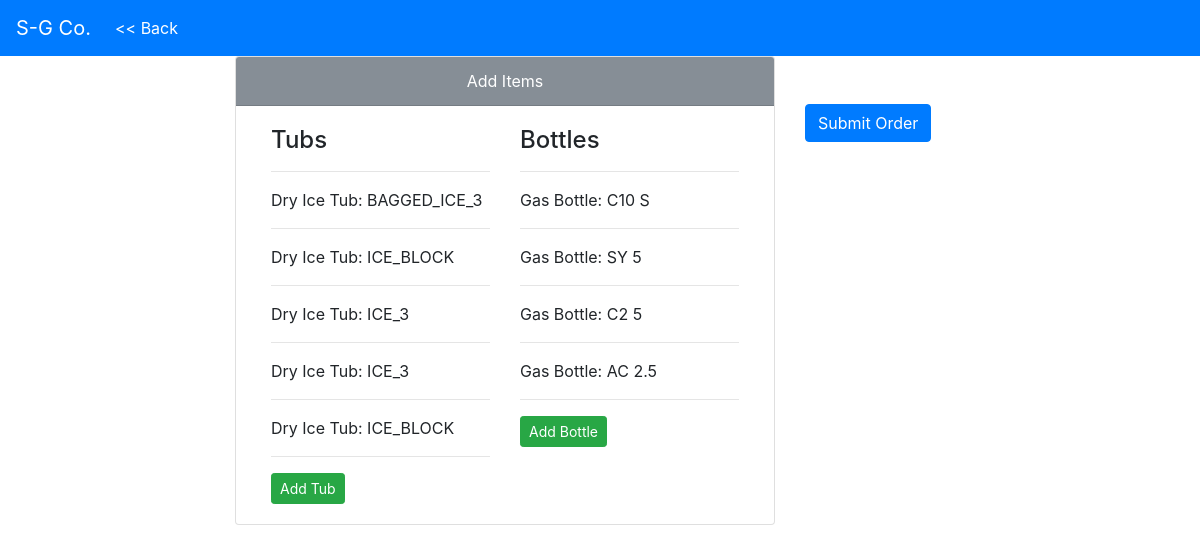
The page /sales/orders/1/1/add_items on the database its author committed.
### sales/models.py (models this page shows)
class QueuedTub(models.Model):
    ICE_3 = 'ICE_3'
    ICE_16 = 'ICE_16'
    ICE_BLOCK = 'ICE_BLOCK'
    BAGGED_ICE_16 = 'BAGGED_ICE_16'
    BAGGED_ICE_3 = 'BAGGED_ICE_3'
    FILL_CHOICES = (
        (ICE_3, '3 Mill'),
        (ICE_16, '16 Mill'),
        (ICE_BLOCK, 'Ice Block'),
        (BAGGED_ICE_3, '3 Mill Bagged'),
        (BAGGED_ICE_16, '16 Mill Bagged'),
    )
    fill = models.CharField(max_length=13, choices=FILL_CHOICES)
    order = models.ForeignKey(Order, on_delete=models.CASCADE)
    def __str__(self):
        return "Dry Ice Tub: {}".format(self.fill)

class QueuedBottle(models.Model):
    ACETYLENE = 'AC'
    ARGON = 'AR'
    BEER_GAS = 'BG'
    CARBON_DIOXIDE = 'CD'
    GUINNESS_GAS = 'GS'
    HELIUM = 'HE'
    MIX_C2 = 'C2'
    MIX_C10 = 'C10'
    MIX_C25 = 'C25'
    NITROGEN = 'NI'
    OXYGEN = 'OX'
    STARGON = 'ST'
    SYPHON = 'SY'
    FILL_CHOICES = (
        (ACETYLENE, 'Acetylene'),
        (ARGON, 'Argon'),
        (BEER_GAS, 'Beer Gas'),
        (CARBON_DIOXIDE, 'Carbon Dioxide'),
        (GUINNESS_GAS, 'Guinness Gas'),
        (HELIUM, 'Helium'),
        (MIX_C2, 'Mix C2'),
        (MIX_C10, 'Mix C10'),
        (MIX_C25, 'Mix C25'),
        (NITROGEN, 'Nitrogen'),
        (OXYGEN, 'Oxygen'),
        (STARGON, 'Stargon'),
        (SYPHON, 'Syphon'),
    )
    SIZE_CHOICES = (
        ('T', 'T'),
        ('K', 'K'),
        ('S', 'S'),
        ('D', 'D'),
        ('Q', 'Q'),
        ('R', 'R'),
        ('50', '50'),
        ('40', '40'),
        ('20', '20'),
        ('15', '15'),
        ('10', '10'),
        ('5', '5'),
        ('2.5', '2.5'),
    )
    fill = models.CharField(max_length=13, choices=FILL_CHOICES)
    size = models.CharField(max_length=3, choices=SIZE_CHOICES)
    order = models.ForeignKey(Order, on_delete=models.CASCADE)
    def __str__(self):
        return "Gas Bottle: {} {}".format(self.fill, self.size)

### sales/views.py (the view)
# urls.py: url(r'^orders/(?P<pk>[0-9]+)/(?P<cust>[0-9]+)/add_items', views.add_items, name='add_items'),
def add_items(request, pk, cust):
    context = {
        'pk': pk,
        'cust': cust,
        'tub_list': QueuedTub.objects.filter(order_id=pk),
        'bottle_list': QueuedBottle.objects.filter(order_id=pk),
    }
    return render(request, 'sales/add_items.html', context)

### templates/sales/add_items.html (shortened to what this page needs)
{% extends 'sales/base.html' %}
{% block body %}
<div class="container">
  <div class="row justify-content-center">
    <div class="col-6">
      <div class="card">
        <div class="card-header bg-secondary text-white text-center">Add Items</div>
        <div class="card-body">
          <div class="container">
            <div class="row">
              <div class="col" id="tubcol">
                <h4>Tubs</h4>
                <hr>
                <div id="tublist">
                  {% for tub in tub_list %}
                    <p>{{ tub }}</p>
                    <hr>
                  {% endfor %}
                </div>
                <a id="tubmodalopen" data-toggle='modal' data-target='#tubmodal' href="{% url 'sales:new_queued_tub' pk %}" class="btn btn-sm btn-success">Add Tub</a>
              </div>
              <div class="col">
                <h4>Bottles</h4>
                <hr>
                <div id="bottlelist">
                  {% for bottle in bottle_list %}
                    <p>{{ bottle }}</p>
                    <hr>
                  {% endfor %}
                </div>
                <a id="bottlemodalopen" data-toggle='modal' data-target='#bottlemodal' href="{% url 'sales:new_queued_bottle' pk %}" class="btn btn-sm btn-success">Add Bottle</a>
              </div>
            </div>
          </div>
        </div>
      </div>
    </div>
    <div class="col-2">
      <a href="{% url 'sales:customer_details' cust %}" class="mt-5 btn btn-primary">Submit Order</a>
    </div>
  </div>
</div>
{% endblock %}

### rows shown on the page
QueuedTub: fill "Dry Ice Tub: BAGGED_ICE_3"
QueuedTub: fill "Dry Ice Tub: ICE_BLOCK"
QueuedTub: fill "Dry Ice Tub: ICE_3"
QueuedTub: fill "Dry Ice Tub: ICE_3"
QueuedTub: fill "Dry Ice Tub: ICE_BLOCK"
QueuedBottle: fill+size "Gas Bottle: C10 S"
QueuedBottle: fill+size "Gas Bottle: SY 5"
QueuedBottle: fill+size "Gas Bottle: C2 5"
QueuedBottle: fill+size "Gas Bottle: AC 2.5"
